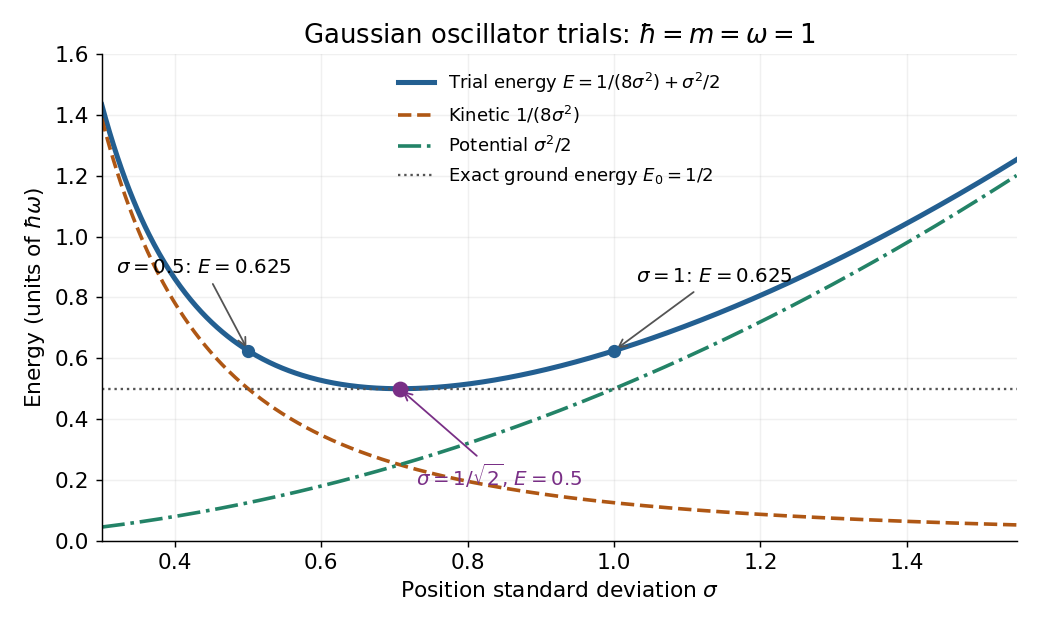

Source code (Python):
"""Gaussian oscillator energy versus position standard deviation.

Tested with Python 3.14.4, NumPy 2.3.5, Matplotlib 3.10.7.
Run from the desired output directory; writes an opaque white PNG in cwd.
"""

from pathlib import Path

import matplotlib

matplotlib.use("Agg")
import matplotlib.pyplot as plt
import numpy as np


def main():
    plt.rcParams.update({"font.size": 12, "figure.facecolor": "white",
                         "axes.facecolor": "white", "savefig.facecolor": "white"})
    sigma = np.linspace(0.30, 1.55, 700)
    kinetic = 1 / (8 * sigma**2)
    potential = sigma**2 / 2
    fig, ax = plt.subplots(figsize=(8, 4.8), dpi=130)
    ax.plot(sigma, kinetic + potential, color="#235f91", lw=2.8,
            label=r"Trial energy $E=1/(8\sigma^2)+\sigma^2/2$")
    ax.plot(sigma, kinetic, color="#af5714", lw=2, ls="--",
            label=r"Kinetic $1/(8\sigma^2)$")
    ax.plot(sigma, potential, color="#238367", lw=2, ls="-.",
            label=r"Potential $\sigma^2/2$")
    ax.axhline(0.5, color="#545454", lw=1.3, ls=":",
               label=r"Exact ground energy $E_0=1/2$")
    ax.scatter([0.5, 1], [0.625, 0.625], color="#235f91", s=40, zorder=5)
    ax.annotate(r"$\sigma=0.5$: $E=0.625$", (0.5, 0.625),
                xytext=(0.32, 0.88), fontsize=11,
                arrowprops={"arrowstyle": "->", "color": "#545454"})
    ax.annotate(r"$\sigma=1$: $E=0.625$", (1, 0.625),
                xytext=(1.03, 0.85), fontsize=11,
                arrowprops={"arrowstyle": "->", "color": "#545454"})
    ax.scatter([1 / np.sqrt(2)], [0.5], color="#792f86", s=60, zorder=6)
    ax.annotate(r"$\sigma=1/\sqrt{2}$, $E=0.5$", (1 / np.sqrt(2), 0.5),
                xytext=(0.73, 0.18), fontsize=11, color="#792f86",
                arrowprops={"arrowstyle": "->", "color": "#792f86"})
    ax.set(xlim=(0.30, 1.55), ylim=(0, 1.6),
           xlabel=r"Position standard deviation $\sigma$",
           ylabel=r"Energy (units of $\hbar\omega$)",
           title=r"Gaussian oscillator trials: $\hbar=m=\omega=1$")
    ax.legend(frameon=False, fontsize=10, loc="upper center")
    ax.grid(alpha=0.18)
    ax.spines[["top", "right"]].set_visible(False)
    fig.tight_layout()
    fig.savefig(Path.cwd() / Path(__file__).with_suffix(".png").name,
                facecolor="white", transparent=False)
    plt.close(fig)


if __name__ == "__main__":
    main()
